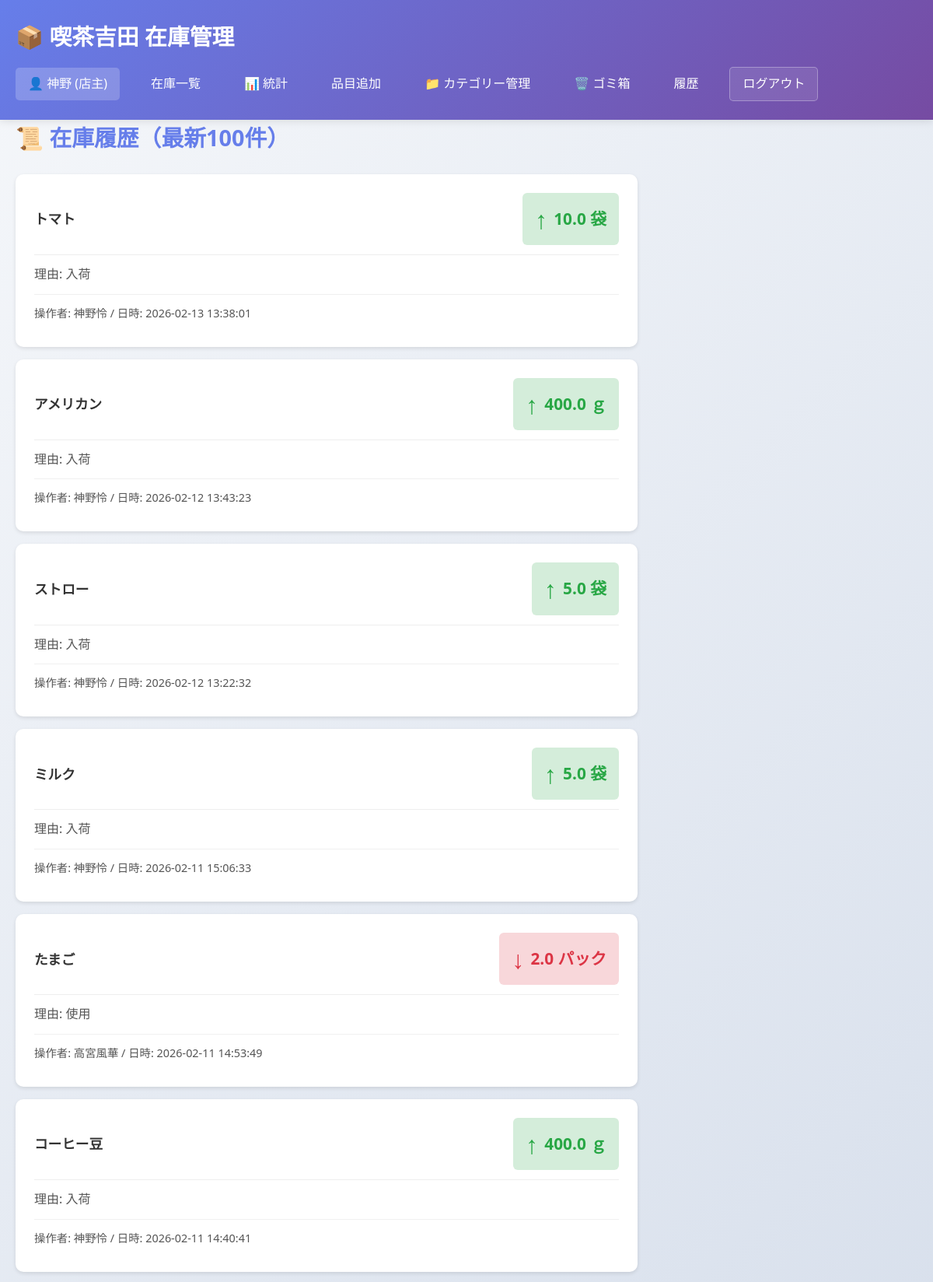
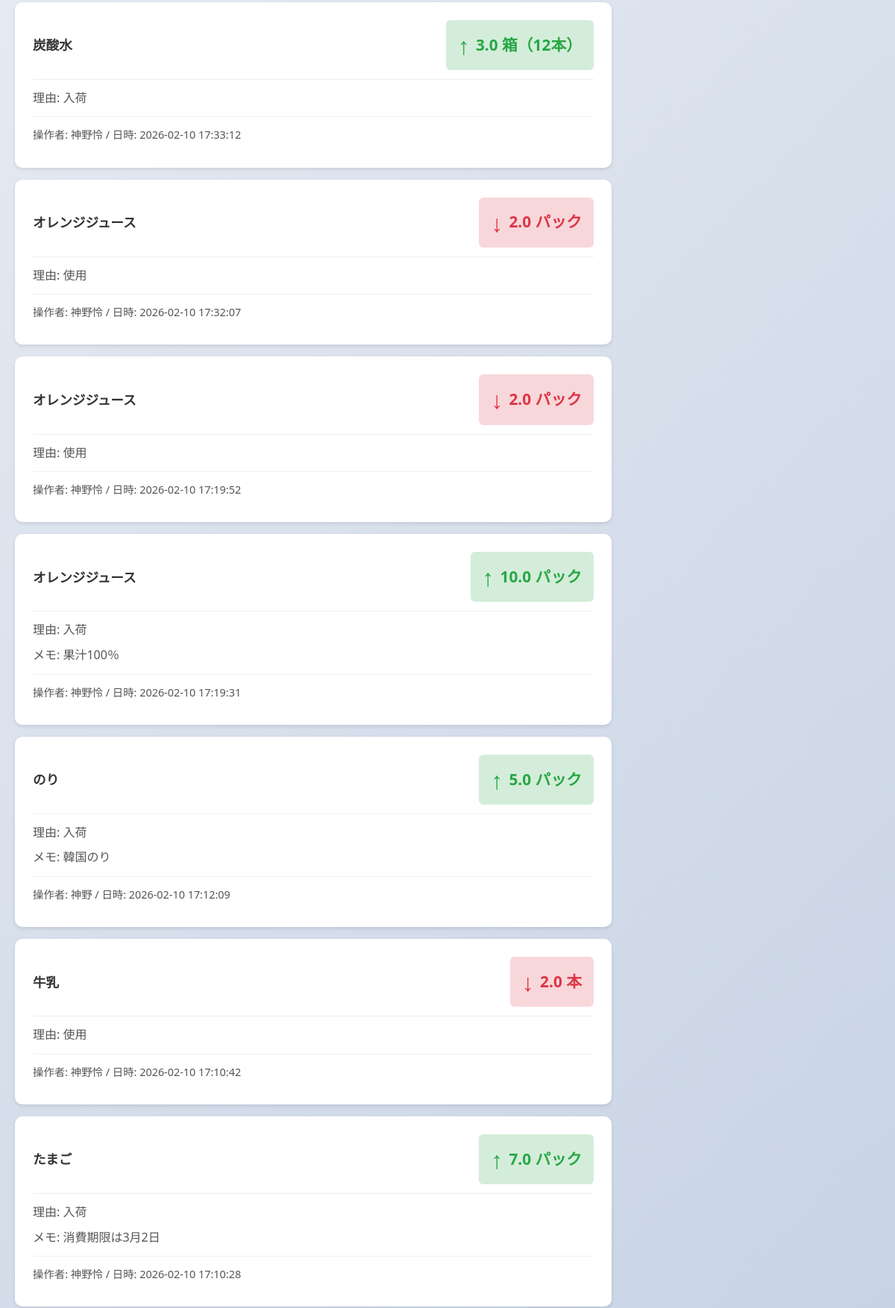
Page /history (signed in, upper part) on the committed database (2 pictures, top to bottom).
### tables this page shows
CREATE TABLE STOCK_TRANSACTIONS (
    tx_id INTEGER PRIMARY KEY AUTOINCREMENT,
    item_id INTEGER NOT NULL,
    quantity_delta REAL NOT NULL,
    reason TEXT,
    note TEXT,
    user_id INTEGER,
    created_at TEXT DEFAULT (datetime('now', 'localtime')),
    FOREIGN KEY (item_id) REFERENCES ITEMS(item_id),
    FOREIGN KEY (user_id) REFERENCES USERS(user_id)
);

CREATE TABLE ITEMS (
    item_id INTEGER PRIMARY KEY AUTOINCREMENT,
    name TEXT NOT NULL,
    unit TEXT,
    current_quantity REAL DEFAULT 0,
    min_threshold REAL DEFAULT 0,
    supplier_id INTEGER,
    created_by INTEGER,
    is_active INTEGER DEFAULT 1,
    display_order INTEGER DEFAULT 0,
    created_at TEXT DEFAULT (datetime('now', 'localtime')),
    updated_at TEXT DEFAULT (datetime('now', 'localtime')), category_id INTEGER,
    FOREIGN KEY (supplier_id) REFERENCES SUPPLIERS(supplier_id),
    FOREIGN KEY (created_by) REFERENCES USERS(user_id)
);

CREATE TABLE USERS (
    user_id INTEGER PRIMARY KEY AUTOINCREMENT,
    name TEXT NOT NULL,
    role TEXT,
    created_at TEXT DEFAULT (datetime('now', 'localtime'))
);

### app.py (the view)
@app.route('/history')
@login_required
def history():
    conn = get_db()
    transactions = conn.execute('''
        SELECT st.*, i.name as item_name, i.unit, u.name as user_name
        FROM STOCK_TRANSACTIONS st
        JOIN ITEMS i ON st.item_id = i.item_id
        JOIN USERS u ON st.user_id = u.user_id
        ORDER BY st.created_at DESC
        LIMIT 100
    ''').fetchall()
    conn.close()
    return render_template('history.html', transactions=transactions)

### app.py (called while the page is built)
def get_db():
    conn = sqlite3.connect(DATABASE)
    conn.row_factory = sqlite3.Row
    return conn

def login_required(f):
    @wraps(f)
    def decorated_function(*args, **kwargs):
        if 'user_id' not in session:
            return redirect(url_for('login'))
        return f(*args, **kwargs)
    return decorated_function

### templates/history.html (shortened to what this page needs)
{% extends "base.html" %}
{% block content %}
<h2>📜 在庫履歴（最新100件）</h2>
<div class="history-list">
    {% for tx in transactions %}
    <div class="history-item">
        <div class="history-header">
            <strong>{{ tx.item_name }}</strong>
           <span class="quantity-change {% if tx.quantity_delta > 0 %}increase{% else %}decrease{% endif %}">
    <span class="arrow">{{ '↑' if tx.quantity_delta > 0 else '↓' }}</span>
    <span class="amount">{{ tx.quantity_delta|abs }} {{ tx.unit }}</span>
</span>
        </div>
        <div class="history-details">
            <p>理由: {{ tx.reason }}</p>
            {% if tx.note %}
            <p>メモ: {{ tx.note }}</p>
            {% endif %}
            <p class="meta">操作者: {{ tx.user_name }} / 日時: {{ tx.created_at }}</p>
        </div>
    </div>
    {% endfor %}
</div>
{% endblock %}

### static/css/style.css (style rules this page uses)
* { margin: 0; padding: 0; box-sizing: border-box; }
body { font-family: 'Segoe UI', 'Yu Gothic', sans-serif; font-size: 16px; line-height: 1.6; color: #333; background: linear-gradient(135deg, #f5f7fa 0%, #c3cfe2 100%); min-height: 100vh; }
h2 { font-size: 1.8rem; margin-bottom: 1.5rem; color: #667eea; }
.history-list { max-width: 800px; margin-bottom: 2rem; }
.history-item { background: white; padding: 1.5rem; border-radius: 10px; margin-bottom: 1rem; box-shadow: 0 2px 5px rgba(0,0,0,0.1); }
.history-header { display: flex; justify-content: space-between; align-items: center; margin-bottom: 0.75rem; padding-bottom: 0.75rem; border-bottom: 1px solid #eee; }
.history-header strong { font-size: 1.1rem; color: #333; }
.increase { color: #28a745; font-weight: 600; }
.decrease { color: #dc3545; font-weight: 600; }
.history-details p { margin-bottom: 0.5rem; color: #555; }
.meta { color: #999; font-size: 0.9rem; margin-top: 0.75rem; padding-top: 0.75rem; border-top: 1px solid #f0f0f0; }
.quantity-change { display: inline-flex; align-items: center; gap: 0.5rem; font-size: 1.4rem; font-weight: 700; padding: 0.5rem 1rem; border-radius: 6px; }
.quantity-change .arrow { font-size: 2rem; font-weight: bold; }
.quantity-change .amount { font-size: 1.3rem; }
.increase { color: #28a745; background: #d4edda; }
.decrease { color: #dc3545; background: #f8d7da; }

### rows in the picture
STOCK_TRANSACTIONS: item_name "トマト", quantity_delta "↑", quantity_delta|abs "10.0", unit "袋", reason "入荷", user_name "神野怜", created_at "2026-02-13 13:38:01"
STOCK_TRANSACTIONS: item_name "アメリカン", quantity_delta "↑", quantity_delta|abs "400.0", unit "ｇ", reason "入荷", user_name "神野怜", created_at "2026-02-12 13:43:23"
STOCK_TRANSACTIONS: item_name "ストロー", quantity_delta "↑", quantity_delta|abs "5.0", unit "袋", reason "入荷", user_name "神野怜", created_at "2026-02-12 13:22:32"
STOCK_TRANSACTIONS: item_name "ミルク", quantity_delta "↑", quantity_delta|abs "5.0", unit "袋", reason "入荷", user_name "神野怜", created_at "2026-02-11 15:06:33"
STOCK_TRANSACTIONS: item_name "たまご", quantity_delta "↓", quantity_delta|abs "2.0", unit "パック", reason "使用", user_name "高宮風華", created_at "2026-02-11 14:53:49"
STOCK_TRANSACTIONS: item_name "コーヒー豆", quantity_delta "↑", quantity_delta|abs "400.0", unit "ｇ", reason "入荷", user_name "神野怜", created_at "2026-02-11 14:40:41"
STOCK_TRANSACTIONS: item_name "炭酸水", quantity_delta "↑", quantity_delta|abs "3.0", unit "箱（12本）", reason "入荷", user_name "神野怜", created_at "2026-02-10 17:33:12"
STOCK_TRANSACTIONS: item_name "オレンジジュース", quantity_delta "↓", quantity_delta|abs "2.0", unit "パック", reason "使用", user_name "神野怜", created_at "2026-02-10 17:32:07"
STOCK_TRANSACTIONS: item_name "オレンジジュース", quantity_delta "↓", quantity_delta|abs "2.0", unit "パック", reason "使用", user_name "神野怜", created_at "2026-02-10 17:19:52"
STOCK_TRANSACTIONS: item_name "オレンジジュース", quantity_delta "↑", quantity_delta|abs "10.0", unit "パック", reason "入荷", note "果汁100％", user_name "神野怜", created_at "2026-02-10 17:19:31"
STOCK_TRANSACTIONS: item_name "のり", quantity_delta "↑", quantity_delta|abs "5.0", unit "パック", reason "入荷", note "韓国のり", user_name "神野", created_at "2026-02-10 17:12:09"
STOCK_TRANSACTIONS: item_name "牛乳", quantity_delta "↓", quantity_delta|abs "2.0", unit "本", reason "使用", user_name "神野怜", created_at "2026-02-10 17:10:42"
STOCK_TRANSACTIONS: item_name "たまご", quantity_delta "↑", quantity_delta|abs "7.0", unit "パック", reason "入荷", note "消費期限は3月2日", user_name "神野怜", created_at "2026-02-10 17:10:28"

### other values in the picture
{{ session.get('name') }} "神野"
{{ '店主' if session.get('role') == 'owner' else 'バイト' }} "店主"
